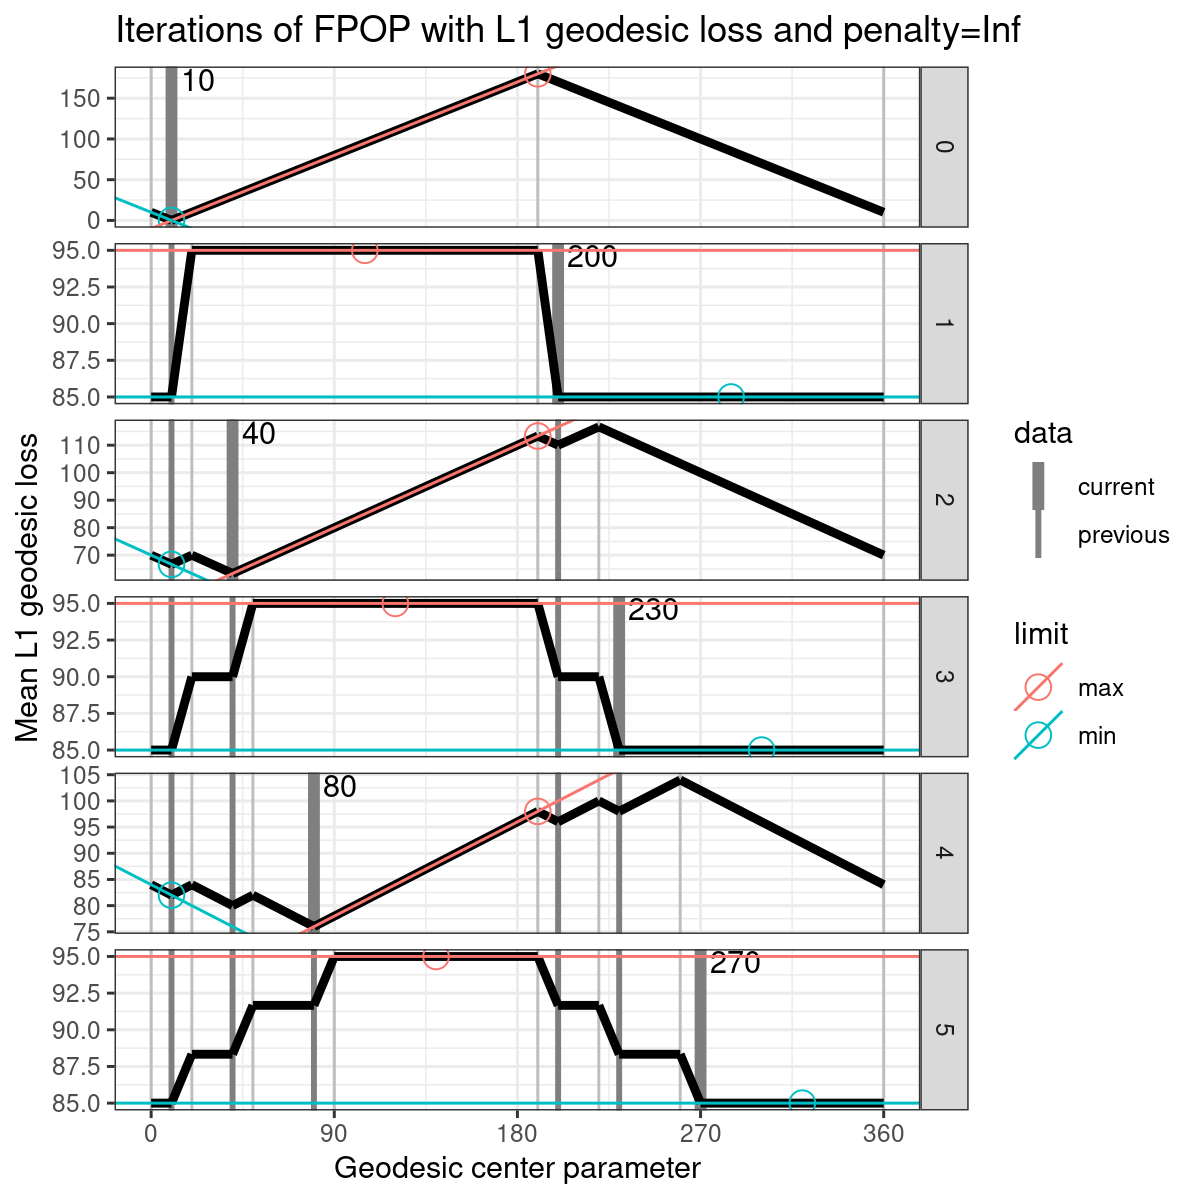

R code for this plot:
library(ggplot2)
library(data.table)

mean_cost <- function(result)melt(
  data.table(result$iterations)[, data_i := .I-1],
  measure.vars=measure(limit, value.name, pattern="(min|max)_(.*)")
)[
, N := data_i+1
][, let(
  Lmean=Linear/N,
  Cmean=Constant/N,
  cost_mean=cost/N
)][]
all_funs <- function(data_value){
  (result <- pfpop::pfpop_map(data_value, Inf))
  data_dt <- data.table(data_value, data_i=seq_along(data_value)-1)
  cum_dt <- data.table(i=seq_along(data_value))[, .(
    data_value=data_value[1:i],
    data=c(rep("previous",i-1),"current")
  ), by=.(data_i=i-1)]
  gres <- geodesichange::geodesicFPOP_vec(data_value, Inf, verbose=1)
  gres$data[, cum.weight := cumsum(end-start)]
  gres$model[
  , weight := gres$data$cum.weight[data_i+1]
  ][, let(
    Linear_total=Linear*weight,
    Constant_total=Constant*weight
  )][]
  model_long <- melt(
    melt(
      gres$model,
      measure.vars=measure(param_end, pattern="(min|max)_param"),
      value.name="param_value"),
    measure.vars=measure(value.name, cost.type, pattern="(Linear|Constant)(.*)")
  )[
  , cost_value := param_value*Linear+Constant
  ][]
  map_dt <- mean_cost(result)
  min_max_dt <- model_long[cost.type=="_total"][
  , data.table(
    .SD[c(which.min(cost_value), which.max(cost_value))],
    opt_name=c("min","max"),
    vjust = c(-0.5, 1.5))
  , by=data_i]
  range_dt <- min_max_dt[, .(diff=diff(cost_value)), by=data_i]
  list(result=result, data_dt=data_dt, cum_dt=cum_dt, gres=gres, map_dt=map_dt, model_long=model_long, min_max_dt=min_max_dt, range_dt=range_dt)
}
plot_mean <- function(data_value)with(all_funs(data_value), {
  ggplot2::ggplot() +
    ggplot2::geom_vline(ggplot2::aes(
      xintercept = x),
      size=0.5,
      color = "grey",
      data = gres$model[, .SD[, .(
        x = unique(c(min_param, max_param))
      )], by = data_i]) +
    scale_size_manual(values=c(
      previous=1,
      current=2))+
    geom_vline(aes(
      xintercept=data_value, size=data),
      data=cum_dt,
      color="grey50")+
    geom_text(aes(
      data_value, Inf, label=paste0(" data=",data_value)),
      data=data_dt,
      vjust=1.1,
      hjust=0)+
    ggplot2::geom_segment(ggplot2::aes(
      min_param, min_param * Linear + Constant,
      xend = max_param, 
      yend = max_param * Linear + Constant),
      size=1.5,
      data = gres$model) + 
    theme_bw()+
    facet_grid(data_i ~ ., scales="free")+
    geom_point(aes(
      param, cost_mean, color=limit),
      size=4,
      shape=21,
      fill=NA,
      data=map_dt)+
    geom_abline(aes(
      slope=Lmean, intercept=Cmean, color=limit),
      size=0.5,
      data=map_dt)+
    scale_x_continuous("Geodesic center parameter",breaks = seq(0, 360, by = 90))+
    scale_y_continuous("Mean L1 geodesic loss")+
    ggtitle("Iterations of FPOP with L1 geodesic loss and penalty=Inf")
})

if(FALSE){
atime::atime(
  setup={
    data_vec <- (seq(0, 1, l=N)^2+1)*90/2+rep(c(0,180),l=N)
  },
  foo=(result <- pfpop::pfpop_map(data_vec, Inf)),
  )
}

png("figure-pfpop-worst-case-typical.png", width=6, height=6, units="in", res=200)
gg <- plot_mean(c(40, 50, 20, 80, 60, 70))
print(gg)
dev.off()

png("figure-pfpop-worst-case.png", width=6, height=6, units="in", res=200)
gg <- plot_mean(c(10, 200, 40, 230, 80, 270))
print(gg)
dev.off()

plot_total <- function(data_value)with(all_funs(data_value), {
  ggplot2::ggplot() +
    ggplot2::geom_vline(ggplot2::aes(
      xintercept = x),
      size=0.5,
      color = "grey",
      data = gres$model[, .SD[, .(
        x = unique(c(min_param, max_param))
      )], by = data_i]) +
    scale_size_manual(values=c(
      previous=1,
      current=2))+
    geom_vline(aes(
      xintercept=data_value, size=data),
      data=cum_dt,
      color="grey50")+
    geom_text(aes(
      data_value, Inf, label=paste0("data=",data_value)),
      data=data_dt,
      vjust=1.1)+
    ggplot2::geom_segment(ggplot2::aes(
      min_param, min_param * Linear_total + Constant_total,
      xend = max_param,
      yend = max_param * Linear_total + Constant_total),
      size=1.5,
      data = gres$model) +
    theme_bw()+
    facet_grid(data_i ~ ., scales="free")+
    geom_point(aes(
      param, cost, color=limit),
      size=4,
      shape=21,
      fill=NA,
      data=map_dt)+
    geom_abline(aes(
      slope=Linear, intercept=Constant, color=limit),
      size=0.5,
      data=map_dt)+
    geom_label(aes(
      param_value, cost_value,
      vjust=vjust,
      label=paste0(opt_name,"=",round(cost_value,2))),
      alpha=0.5,
      data=min_max_dt,
      color="red")+
    geom_point(aes(
      param_value, cost_value),
      data=min_max_dt,
      color="red")+
    geom_text(aes(
      -Inf, Inf, label=paste0("max-min=",round(diff,2)," ")),
      data=range_dt,
      vjust=1.1,
      hjust=1,
      angle=90,
      color="red")+
    scale_x_continuous("Geodesic center parameter",breaks = seq(0, 360, by = 90))+
    scale_y_continuous("Total L1 geodesic loss")+
    ggtitle("Iterations of FPOP with L1 geodesic loss and penalty=Inf")
})

plot_new <- function(data_values, new_values){
  fun5.dt.list <- list()
  min.dt.list <- list()
  for(last_value in new_values){
    ares <- all_funs(c(data_values, last_value))
    fun5.dt.list[[paste(last_value)]] <- data.table(
      last_value, ares$gres$model[data_i==max(data_i)])
    min.dt.list[[paste(last_value)]] <- data.table(
      last_value, ares$min_max_dt[data_i==max(data_i) & opt_name=="min"])
  }
  (fun5.dt <- rbindlist(fun5.dt.list))
  (min.dt <- rbindlist(min.dt.list))
  some.dt <- ares$min_max_dt[data_i==max(data_i)-1 & opt_name=="min"]
  ggplot2::ggplot() +
    geom_vline(aes(
      xintercept=param_value),
      data=some.dt,
      color="grey")+
    ggplot2::geom_segment(ggplot2::aes(
      min_param, min_param * Linear_total + Constant_total,
      xend = max_param,
      yend = max_param * Linear_total + Constant_total),
      data = fun5.dt) +
    theme_bw()+
    facet_wrap("last_value")+
    scale_x_continuous("Geodesic center parameter",breaks = seq(0, 360, by = 90))+
    scale_y_continuous("Total L1 geodesic loss")+
    ggtitle("Iterations of FPOP with L1 geodesic loss and penalty=Inf")+
    geom_point(aes(
      param_value, cost_value),
      data=min.dt,
      color="red")
}

initial.vec <- c(270)
plot_total(initial.vec)
plot_new(initial.vec, seq(0,350, by=50))

## diff 200 one local min
initial.vec <- c(270, 290, 80)
plot_total(initial.vec)
plot_new(initial.vec, seq(0,270, by=45))

## diff=170 ???
initial.vec <- c(270, 290, 105)
plot_total(initial.vec)
plot_new(initial.vec, c(75,95,115))

## no new local min
initial.vec <- c(270, 290, 300, 280)
plot_total(initial.vec)
plot_new(initial.vec, seq(0,315, by=45))

## diff=280, keep local min??
initial.vec <- c(270, 310)
plot_total(initial.vec)
plot_new(initial.vec, c(90, 95,105,115, 285))

initial.vec <- c(270, 310, 50)
plot_total(initial.vec)
plot_new(initial.vec, c(90,95))

## something like the worst case?
plot_total(c(10, 200, 40, 230, 80, 270))
